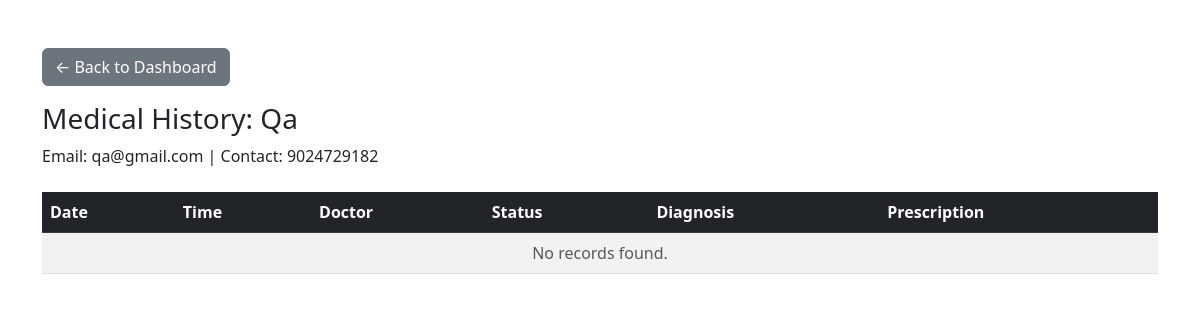
The page /doctor/patients/1/history (signed in) on the database its author committed.
### models.py (models this page shows, shortened)
class Patient(db.Model):
    id = db.Column(db.Integer, primary_key=True)
    name = db.Column(db.String(100), nullable=False, index=True)
    email = db.Column(db.String(100), unique=True, nullable=False, index=True)
    contact = db.Column(db.String(20), nullable=True)
    password = db.Column(db.String(200), nullable=False)
    is_active = db.Column(db.Boolean, default=True, nullable=False)
    created_at = db.Column(db.DateTime, default=datetime.utcnow)
    appointments = db.relationship('Appointment', backref='patient', lazy=True)

### app.py (the view)
@app.route('/doctor/patients/<int:patient_id>/history')
@doctor_required
def doctor_patient_history(patient_id):
    patient = Patient.query.get_or_404(patient_id)
    appointments = Appointment.query.filter_by(
        patient_id=patient_id
    ).order_by(Appointment.date.desc(), Appointment.start_time.desc()).all()
    return render_template('doctor_patient_history.html', patient=patient, appointments=appointments)

### app.py (called while the page is built)
def doctor_required(func):
    from functools import wraps
    @wraps(func)
    def wrapper(*args, **kwargs):
        if session.get('role') != 'doctor':
            flash("Doctor login required", "warning")
            return redirect(url_for('login'))
        return func(*args, **kwargs)
    return wrapper

### templates/doctor_patient_history.html (shortened to what this page needs)
<!DOCTYPE html>
<html>
<head>
  <link href="https://cdn.jsdelivr.net/npm/bootstrap@5.3.0/dist/css/bootstrap.min.css" rel="stylesheet">
</head>
<body class="container mt-5">
  <a href="{{ url_for('doctor_dashboard') }}" class="btn btn-secondary mb-3">← Back to Dashboard</a>
  <h3>Medical History: {{ patient.name }}</h3>
  <p>Email: {{ patient.email }} | Contact: {{ patient.contact or 'N/A' }}</p>
  <div class="table-responsive mt-4">
    <table class="table table-striped table-hover align-middle">
      <thead class="table-dark">
        <tr>
          <th>Date</th>
          <th>Time</th>
          <th>Doctor</th>
          <th>Status</th>
          <th>Diagnosis</th>
          <th>Prescription</th>
        </tr>
      </thead>
      <tbody>
        {% for a in appointments %}
        <tr>
          <td>{{ a.date.strftime('%Y-%m-%d') }}</td>
          <td>{{ a.time.strftime('%H:%M') }}</td>
          <td>{{ a.doctor.name if a.doctor else 'N/A' }}</td>
          <td>{{ a.status }}</td>
          <td>{{ a.treatment.diagnosis if a.treatment else '—' }}</td>
          <td>{{ a.treatment.prescription if a.treatment else '—' }}</td>
        </tr>
        {% else %}
        <tr><td colspan="6" class="text-muted text-center">No records found.</td></tr>
        {% endfor %}
      </tbody>
    </table>
  </div>
</body>
</html>

### rows shown on the page
Patient: name "Qa", email "qa@gmail.com", contact "9024729182"
